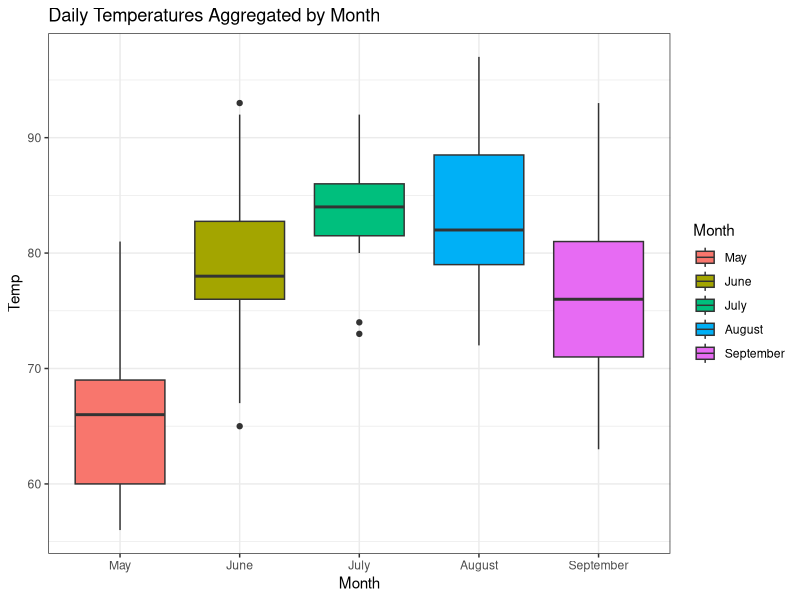
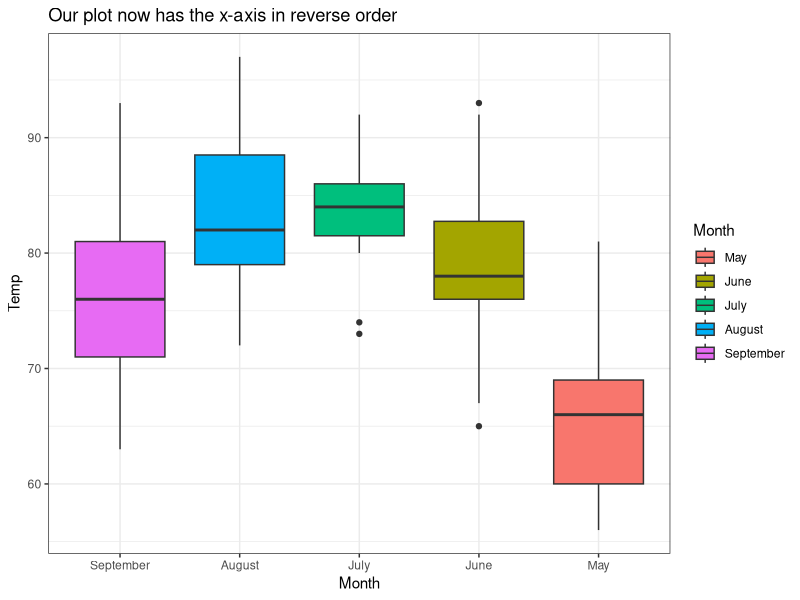
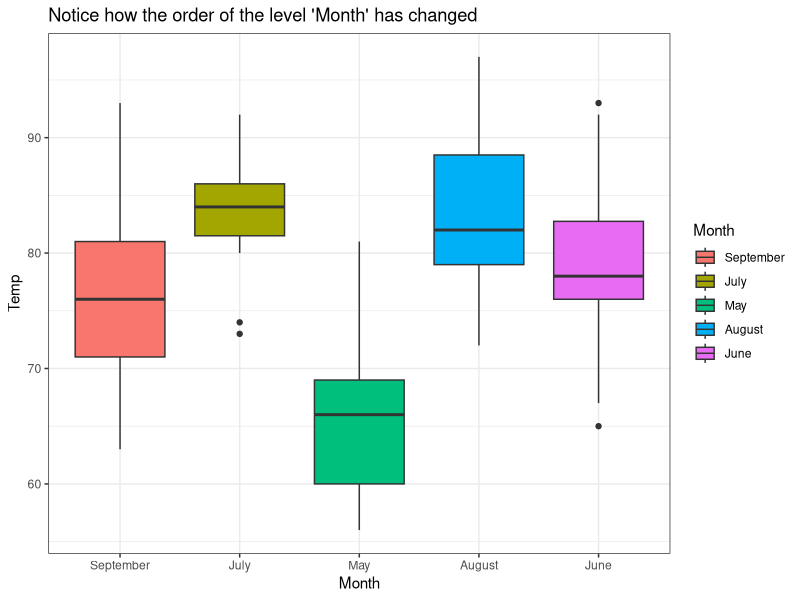
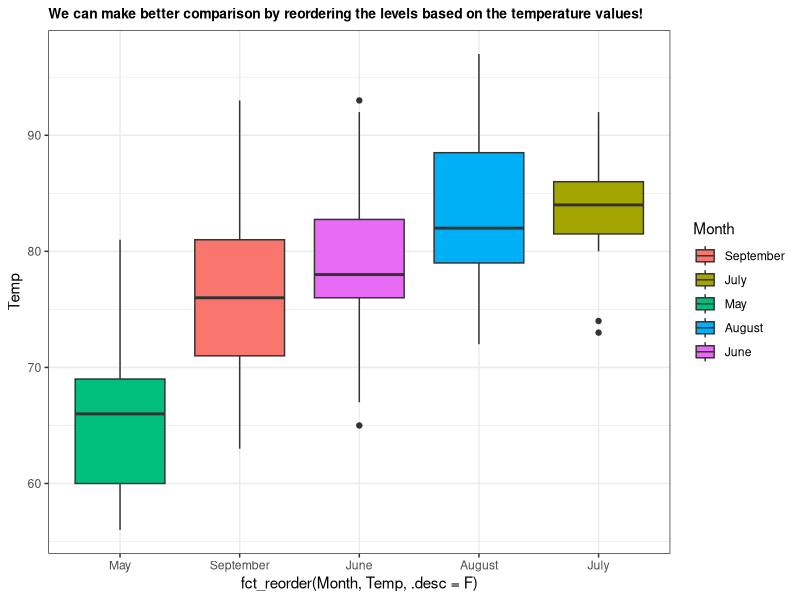

Write R code to recreate these figures, in order.
## ---- chunk 1
knitr::opts_chunk$set(warning = F, message = F)
## ---- chunk 2
library(dplyr)
library(ggplot2)
library(forcats)
## ---- chunk 3
# Sử dụng dữ liệu airquality có sẵn trong R
data("airquality")
airquality %>% str
airquality %>% summary
## ---- chunk 4
#Biến month đang có định dạng là integer, chuyển thành định dạng factor
airquality$Month <- airquality$Month %>% 
  as.factor

airquality$Month %>% class
levels(airquality$Month)
## ---- chunk 5
# Thay tên các tháng sử dụng hàm fct_recode
airquality$Month <- fct_recode(airquality$Month, 
                               May = '5', 
                               June = '6', 
                               July = '7', 
                               August = '8', 
                               September = '9')

levels(airquality$Month)
## ---- chunk 6
library(ggplot2)
airquality %>% 
  ggplot(aes(Month, Temp)) +
  geom_boxplot(aes(fill = Month)) +
  ggtitle(label = "Daily Temperatures Aggregated by Month") +
  theme_bw()
## ---- chunk 7
airquality %>% 
  ggplot(aes(fct_rev(Month), Temp)) +
  geom_boxplot(aes(fill = Month)) +
  labs(x = "Month") +
  ggtitle(label = "Our plot now has the x-axis in reverse order") +
  theme_bw()
## ---- chunk 8
# Giả sử ta muốn vẽ biểu đồ nhiệt độ các tháng theo thứ tự: September, July, May, August, June
airquality$Month <- fct_relevel(airquality$Month, 'September', 'July', 'May', 'August', 'June')

levels(airquality$Month)
## ---- chunk 9
airquality %>% 
  ggplot(aes(Month, Temp)) +
  geom_boxplot(aes(fill = Month)) +
  ggtitle(label = "Notice how the order of the level 'Month' has changed") +
  theme_bw()
## ---- chunk 10
# Ta có thể lựa chọn .desc=T (thứ tự giảm dần) hoặc .desc=F (tăng dần)
airquality %>% 
  ggplot(aes(x = fct_reorder(Month, Temp, .desc = F), y = Temp)) +
  geom_boxplot(aes(fill = Month)) +
  ggtitle(label = "We can make better comparison by reordering the levels based on the temperature values!") +
  theme_bw() +
  theme(plot.title = element_text(size = 10, face = 'bold'))
